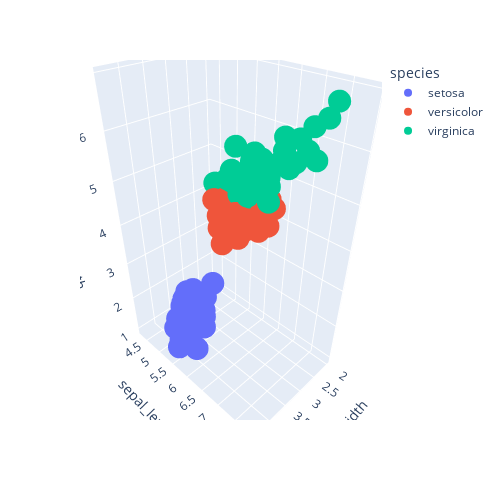

Here is the notebook cell this chart was saved with:
### Markdown cell above
3차원 scatterplot도 지원이 되며 그래프를 회전해 가면서 볼 수 있기에 3차원 그래프를 볼 때 매우 유용하다.

### Code cell
fig = px.scatter_3d(df, x='sepal_width', y='sepal_length', z='petal_length', color='species') ##species 별로 색상 부여
fig.update_layout(
    width=500,  
    height=500
)
fig.show()

### Figure 1 — Plotly figure (JSON) as saved in the notebook; plotly's stock layout.template omitted (floating-point values rounded to 4 significant figures)
{"data": [{"hovertemplate": "species=setosa<br>sepal_width=%{x}<br>sepal_length=%{y}<br>petal_length=%{z}<extra></extra>", "legendgroup": "setosa", "marker": {"color": "#636efa", "symbol": "circle"}, "mode": "markers", "name": "setosa", "scene": "scene", "showlegend": true, "type": "scatter3d", "x": [3.5, 3, 3.2, 3.1, 3.6, 3.9, 3.4, 3.4, 2.9, 3.1, 3.7, 3.4, 3, 3, 4, 4.4, 3.9, 3.5, 3.8, 3.8, 3.4, 3.7, 3.6, 3.3, 3.4, 3, 3.4, 3.5, 3.4, 3.2, 3.1, 3.4, 4.1, 4.2, 3.1, 3.2, 3.5, 3.1, 3, 3.4, 3.5, 2.3, 3.2, 3.5, 3.8, 3, 3.8, 3.2, 3.7, 3.3], "y": [5.1, 4.9, 4.7, 4.6, 5, 5.4, 4.6, 5, 4.4, 4.9, 5.4, 4.8, 4.8, 4.3, 5.8, 5.7, 5.4, 5.1, 5.7, 5.1, 5.4, 5.1, 4.6, 5.1, 4.8, 5, 5, 5.2, 5.2, 4.7, 4.8, 5.4, 5.2, 5.5, 4.9, 5, 5.5, 4.9, 4.4, 5.1, 5, 4.5, 4.4, 5, 5.1, 4.8, 5.1, 4.6, 5.3, 5], "z": [1.4, 1.4, 1.3, 1.5, 1.4, 1.7, 1.4, 1.5, 1.4, 1.5, 1.5, 1.6, 1.4, 1.1, 1.2, 1.5, 1.3, 1.4, 1.7, 1.5, 1.7, 1.5, 1, 1.7, 1.9, 1.6, 1.6, 1.5, 1.4, 1.6, 1.6, 1.5, 1.5, 1.4, 1.5, 1.2, 1.3, 1.5, 1.3, 1.5, 1.3, 1.3, 1.3, 1.6, 1.9, 1.4, 1.6, 1.4, 1.5, 1.4]}, {"hovertemplate": "species=versicolor<br>sepal_width=%{x}<br>sepal_length=%{y}<br>petal_length=%{z}<extra></extra>", "legendgroup": "versicolor", "marker": {"color": "#EF553B", "symbol": "circle"}, "mode": "markers", "name": "versicolor", "scene": "scene", "showlegend": true, "type": "scatter3d", "x": [3.2, 3.2, 3.1, 2.3, 2.8, 2.8, 3.3, 2.4, 2.9, 2.7, 2, 3, 2.2, 2.9, 2.9, 3.1, 3, 2.7, 2.2, 2.5, 3.2, 2.8, 2.5, 2.8, 2.9, 3, 2.8, 3, 2.9, 2.6, 2.4, 2.4, 2.7, 2.7, 3, 3.4, 3.1, 2.3, 3, 2.5, 2.6, 3, 2.6, 2.3, 2.7, 3, 2.9, 2.9, 2.5, 2.8], "y": [7, 6.4, 6.9, 5.5, 6.5, 5.7, 6.3, 4.9, 6.6, 5.2, 5, 5.9, 6, 6.1, 5.6, 6.7, 5.6, 5.8, 6.2, 5.6, 5.9, 6.1, 6.3, 6.1, 6.4, 6.6, 6.8, 6.7, 6, 5.7, 5.5, 5.5, 5.8, 6, 5.4, 6, 6.7, 6.3, 5.6, 5.5, 5.5, 6.1, 5.8, 5, 5.6, 5.7, 5.7, 6.2, 5.1, 5.7], "z": [4.7, 4.5, 4.9, 4, 4.6, 4.5, 4.7, 3.3, 4.6, 3.9, 3.5, 4.2, 4, 4.7, 3.6, 4.4, 4.5, 4.1, 4.5, 3.9, 4.8, 4, 4.9, 4.7, 4.3, 4.4, 4.8, 5, 4.5, 3.5, 3.8, 3.7, 3.9, 5.1, 4.5, 4.5, 4.7, 4.4, 4.1, 4, 4.4, 4.6, 4, 3.3, 4.2, 4.2, 4.2, 4.3, 3, 4.1]}, {"hovertemplate": "species=virginica<br>sepal_width=%{x}<br>sepal_length=%{y}<br>petal_length=%{z}<extra></extra>", "legendgroup": "virginica", "marker": {"color": "#00cc96", "symbol": "circle"}, "mode": "markers", "name": "virginica", "scene": "scene", "showlegend": true, "type": "scatter3d", "x": [3.3, 2.7, 3, 2.9, 3, 3, 2.5, 2.9, 2.5, 3.6, 3.2, 2.7, 3, 2.5, 2.8, 3.2, 3, 3.8, 2.6, 2.2, 3.2, 2.8, 2.8, 2.7, 3.3, 3.2, 2.8, 3, 2.8, 3, 2.8, 3.8, 2.8, 2.8, 2.6, 3, 3.4, 3.1, 3, 3.1, 3.1, 3.1, 2.7, 3.2, 3.3, 3, 2.5, 3, 3.4, 3], "y": [6.3, 5.8, 7.1, 6.3, 6.5, 7.6, 4.9, 7.3, 6.7, 7.2, 6.5, 6.4, 6.8, 5.7, 5.8, 6.4, 6.5, 7.7, 7.7, 6, 6.9, 5.6, 7.7, 6.3, 6.7, 7.2, 6.2, 6.1, 6.4, 7.2, 7.4, 7.9, 6.4, 6.3, 6.1, 7.7, 6.3, 6.4, 6, 6.9, 6.7, 6.9, 5.8, 6.8, 6.7, 6.7, 6.3, 6.5, 6.2, 5.9], "z": [6, 5.1, 5.9, 5.6, 5.8, 6.6, 4.5, 6.3, 5.8, 6.1, 5.1, 5.3, 5.5, 5, 5.1, 5.3, 5.5, 6.7, 6.9, 5, 5.7, 4.9, 6.7, 4.9, 5.7, 6, 4.8, 4.9, 5.6, 5.8, 6.1, 6.4, 5.6, 5.1, 5.6, 6.1, 5.6, 5.5, 4.8, 5.4, 5.6, 5.1, 5.1, 5.9, 5.7, 5.2, 5, 5.2, 5.4, 5.1]}], "layout": {"height": 500, "legend": {"title": {"text": "species"}, "tracegroupgap": 0}, "margin": {"t": 60}, "scene": {"domain": {"x": [0, 1], "y": [0, 1]}, "xaxis": {"title": {"text": "sepal_width"}}, "yaxis": {"title": {"text": "sepal_length"}}, "zaxis": {"title": {"text": "petal_length"}}}, "width": 500}}
